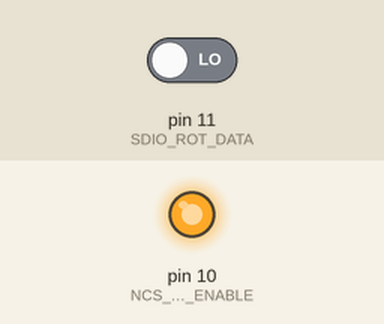
This sketch was run on a simulated Arduino Uno, built with avr-gcc and run on an emulated ATmega328P. Parts: output pins drawn as LEDs (lit = HIGH). The inputs (shaded band) are chosen by the test bench; at power-on: pin 11 (SDIO_ROT_DATA) LOW. Pins used as bus, display or sensor lines are not drawn; what the sketch prints to the serial monitor is not drawn.

Above: at 0.05 s.
At 1.2 s:
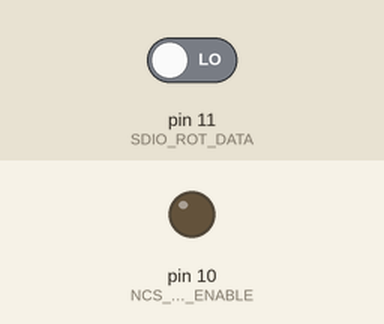
1.3 s: pin 11 (SDIO_ROT_DATA) driven HIGH
Timing chart, 0 to 4.3 s (numbered marks = the images above; inputs shaded):
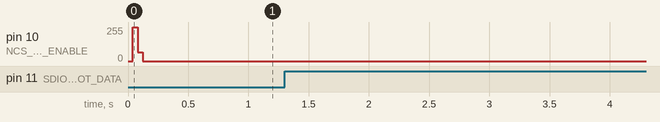

The sketch:

mousetest3.ino
```cpp
#include <A5020.h>

#define NCS_BLACK_ENABLE 10
#define SCLK_WEISS_CLOCK 12
#define SDIO_ROT_DATA  11

byte pix[225];

A5020 mouse(SCLK_WEISS_CLOCK,SDIO_ROT_DATA ,NCS_BLACK_ENABLE);

void setup()
{
  Serial.begin(115200);

  pinMode(SDIO_ROT_DATA, OUTPUT);
  pinMode(SCLK_WEISS_CLOCK, OUTPUT);
  pinMode(NCS_BLACK_ENABLE, OUTPUT);

  mouse.sync();
  mouse.reset();
  delay(50); // From NRESET pull high to valid mo tion, assuming VDD and motion is present.

}

void loop()
{
//  Serial.println(ADNS_read(MINIMUM_PIXEL_REG), BIN);
  mouse.pixelGrab(pix);
  Serial.write(0xFF);
  for (int i=0; i<225;i++) {
      Serial.write(pix[i] &0x7F);

  }
  delay(500);


}
```
